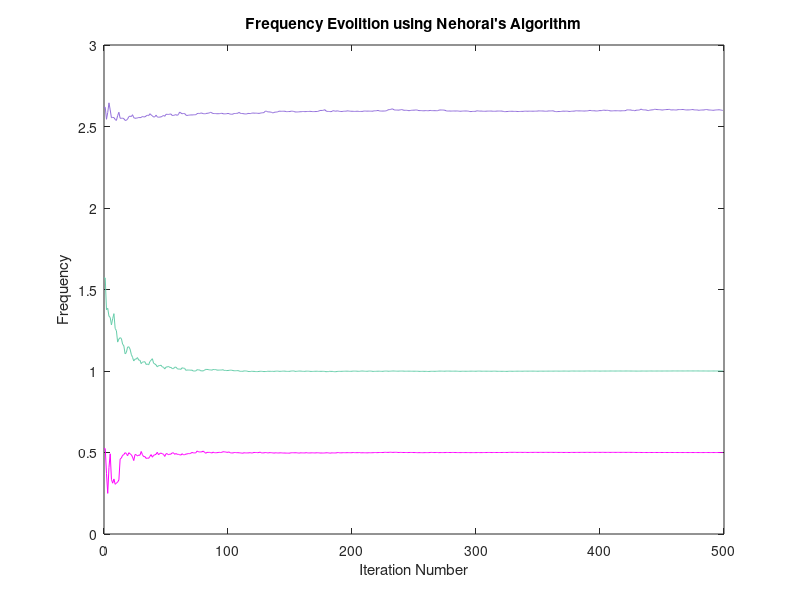

Reproduce this figure in MATLAB.
%% 

clc
clear
close all 

signalSize = 500;
numIter = 30;
mNoise = 0; sdNoise = 1;

y = zeros(signalSize,1);
e = normrnd(mNoise, sdNoise, signalSize, 1);

teta1 = zeros(numIter, signalSize); teta2 = zeros(numIter, signalSize); teta3 = zeros(numIter, signalSize);

for iter=1:numIter
    for t=1:signalSize
        y(t,1) = 2 * sin(0.5*t) + 2 * sin(t) + 2 * sin(2 * t) + e(t);
    end
    n = 3;

    yLen = size(y,1);

    %Initialization:
    aHatInit = [0; 0; 0];
    p = 0.1 * eye(n);
    alpha0 = 0.99; alphaInf = 0.995; alpha = 0.8;
    lambda0 = 0.9; lambdaInf = 1; lambda = 0.95;
    
    gamma = zeros(n,1);
    gammaPrev = zeros(n,1);
    yF = zeros(signalSize, 1);
    eF = zeros(signalSize, 1);
    eBar = zeros(signalSize, 1);
    tetaHat = zeros(n, signalSize); 
    aHat = zeros(n, signalSize);
    psi = zeros(n,1);

    for t=1:yLen
        %Step1:
        %Creating gamma
        for k=1:n-1
            if (t < k+1) && (t<(2*n-k)+1) 
                gamma(k,1) = 0;
            elseif (t < k+1) && (t>(2*n-k)) 
                gamma(k,1) = - y(t-2*n+k) + (alpha ^ (2*n-k)) * eBar(t-2*n+k);
            elseif (t > k) && (t<(2*n-k)+1) 
                gamma(k,1) = - y(t-k) + (alpha ^ k) * eBar(t-k);
            elseif (t > k) && (t>(2*n-k)) 
                gamma(k,1) = - y(t-k) - y(t-2*n+k) + (alpha ^ k) * eBar(t-k) + (alpha ^ (2*n-k)) * eBar(t-2*n+k);
            end
        end
        if t > n
           gamma(n,1) = -y(t-n) + (alpha^n) * eBar(t-n);
        else
            gamma(n,1) = 0;
        end
        %Prediction error
        if t == 1
            eHat = y(t) - gamma.' * aHatInit;
        else
            if t < 2*n+1
                eHat = y(t) - (gamma.') * aHat(:,t-1);
            else
                eHat = y(t) + y(t-2*n) - (alpha ^ (2*n)) * eBar(t-2*n) - (gamma.') * aHat(:,t-1); 
            end
        end

        %Step2:
        %Step3:
        %Derivative vector calculation:
        %eF and yF creation
        if t == 1
            yF(t) = y(t);
            eF(t) = eBar(t);
        elseif t == 2
            yF(t) = y(t) - aHat(1,t-1) * alpha * yF(t-1);
            eF(t) = eBar(t) - aHat(1,t-1) * alpha * eF(t-1);
        elseif t == 3
            yF(t) = y(t) - aHat(1,t-1) * alpha * yF(t-1) - aHat(2,t-1) * (alpha^2) * yF(t-2);
            eF(t) = eBar(t) - aHat(1,t-1) * alpha * eF(t-1) - aHat(2,t-1) * (alpha^2) * eF(t-2);
        elseif t == 4
            yF(t) = y(t) - aHat(1,t-1) * alpha * yF(t-1) - aHat(2,t-1) * (alpha^2) * yF(t-2) - aHat(3,t-1) * (alpha^3) * yF(t-3);
            eF(t) = eBar(t) - aHat(1,t-1) * alpha * eF(t-1) - aHat(2,t-1) * (alpha^2) * eF(t-2) - aHat(3,t-1) * (alpha^3) * eF(t-3);
        elseif t == 5
            yF(t) = y(t) - aHat(1,t-1) * alpha * yF(t-1) - aHat(2,t-1) * (alpha^2) * yF(t-2) - aHat(3,t-1) * (alpha^3) * yF(t-3) - aHat(2,t-1) * (alpha^4) * yF(t-4);
            eF(t) = eBar(t) - aHat(1,t-1) * alpha * eF(t-1) - aHat(2,t-1) * (alpha^2) * eF(t-2) - aHat(3,t-1) * (alpha^3) * eF(t-3) - aHat(2,t-1) * (alpha^4) * eF(t-4);
        elseif t == 6
            yF(t) = y(t) - aHat(1,t-1) * alpha * yF(t-1) - aHat(2,t-1) * (alpha^2) * yF(t-2) - aHat(3,t-1) * (alpha^3) * yF(t-3) - aHat(2,t-1) * (alpha^4) * yF(t-4) - aHat(1,t-1) * (alpha^5) * yF(t-5);
            eF(t) = eBar(t) - aHat(1,t-1) * alpha * eF(t-1) - aHat(2,t-1) * (alpha^2) * eF(t-2) - aHat(3,t-1) * (alpha^3) * eF(t-3) - aHat(2,t-1) * (alpha^4) * eF(t-4) - aHat(1,t-1) * (alpha^5) * eF(t-5);
        else
            yF(t) = y(t) - aHat(1,t-1) * alpha * yF(t-1) - aHat(2,t-1) * (alpha^2) * yF(t-2) - aHat(3,t-1) * (alpha^3) * yF(t-3) - aHat(2,t-1) * (alpha^4) * yF(t-4) - aHat(1,t-1) * (alpha^5) * yF(t-5) - (alpha^6) * yF(t-6);
            eF(t) = eBar(t) - aHat(1,t-1) * alpha * eF(t-1) - aHat(2,t-1) * (alpha^2) * eF(t-2) - aHat(3,t-1) * (alpha^3) * eF(t-3) - aHat(2,t-1) * (alpha^4) * eF(t-4) - aHat(1,t-1) * (alpha^5) * eF(t-5) - (alpha^6) * eF(t-6);
        end

        %Gamma creation:
        if t < 3
            gammaPrev(:,1) = 0;
        elseif t == 3
            gammaPrev(:,1) = 0;
            gammaPrev(1,1) = - yF(t-2) + alphaPrev * eF(t-2);
        elseif t == 4
            gammaPrev(1,1) = - yF(t-2) + alphaPrev * eF(t-2);
            gammaPrev(2,1) = - yF(t-3) + (alphaPrev^2) * eF(t-3);
            gammaPrev(3,1) = 0;
        elseif t == 5
            gammaPrev(1,1) = - yF(t-2) + alphaPrev * eF(t-2);
            gammaPrev(2,1) = - yF(t-3) + (alphaPrev^2) * eF(t-3);
            gammaPrev(3,1) = - yF(t-4) + (alphaPrev^3) * eF(t-4);
        elseif t == 6
            gammaPrev(1,1) = - yF(t-2) + alphaPrev * eF(t-2);
            gammaPrev(2,1) = - yF(t-3) + (alphaPrev^2) * eF(t-3) - yF(t-5) + (alphaPrev^4) * eF(t-5);
            gammaPrev(3,1) = - yF(t-4) + (alphaPrev^3) * eF(t-4);
        else
            gammaPrev(1,1) = - yF(t-2) + alphaPrev * eF(t-2) - yF(t-6) + (alphaPrev^5) * eF(t-6);
            gammaPrev(2,1) = - yF(t-3) + (alphaPrev^2) * eF(t-3) - yF(t-5) + (alphaPrev^4) * eF(t-5);
            gammaPrev(3,1) = - yF(t-4) + (alphaPrev^3) * eF(t-4); 
        end

        psi = gammaPrev;

        %Step4
        %Parameter updating
        k = (p * psi) / (lambda + (psi.') * p * psi);
        p = (p - k * (psi.') * p) / lambda;
        if t==1
            aHat(:,t) = aHatInit(:,1) + k * eHat;
        else
            aHat(:,t) = aHat(:,t-1) + k * eHat;
        end

        %Step6:
        %Posteriori prediction error
        if t < 2*n+1
            eBar(t) = y(t) - gamma.' * aHat(:,t);
        else
            eBar(t) = y(t) + y(t-2*n) - (alpha ^ (2*n)) * eBar(t-2*n) - gamma.' * aHat(:,t); 
        end

        %Step7:
        %Constant updaing
        alphaPrev = alpha;
        alpha = alphaInf - (alphaInf - alpha) * alpha0;
        lambda = lambdaInf - (lambdaInf - lambda) * lambda0;
        
        coeff = ones(1,7);
        coeff(1,2) = aHat(1,t);
        coeff(1,3) = aHat(2,t);
        coeff(1,4) = aHat(3,t);
        coeff(1,5) = aHat(2,t);
        coeff(1,6) = aHat(1,t);
        
        zRoots = roots(coeff);
        tetaHat(1,t) = acos(real(zRoots(1,1)));
        tetaHat(2,t) = acos(real(zRoots(3,1)));
        tetaHat(3,t) = acos(real(zRoots(5,1)));
    end   
    teta1(iter,:) = abs(tetaHat(1,:));
    teta2(iter,:) = abs(tetaHat(2,:));
    teta3(iter,:) = abs(tetaHat(3,:));
end

expTeta1 = sum(teta1,1)/numIter;
expTeta2 = sum(teta2,1)/numIter;
expTeta3 = sum(teta3,1)/(numIter);


figure

nExpTeta1 = 0:size(expTeta1,2)-1;
plot(nExpTeta1, expTeta1, 'Color', [147/255, 112/255, 219/255]);

hold on 
nExpTeta2 = 0:size(expTeta2,2)-1;
plot(nExpTeta2, expTeta2, 'Color', [102/255, 205/255, 170/255]);

nExpTeta3 = 0:size(expTeta3,2)-1;
plot(nExpTeta3, expTeta3, 'Color', [255/255, 0/255, 255/255]);

title('Frequency Evolition using Nehorai''s Algorithm');
xlabel('Iteration Number');
ylabel('Frequency');

hold off

